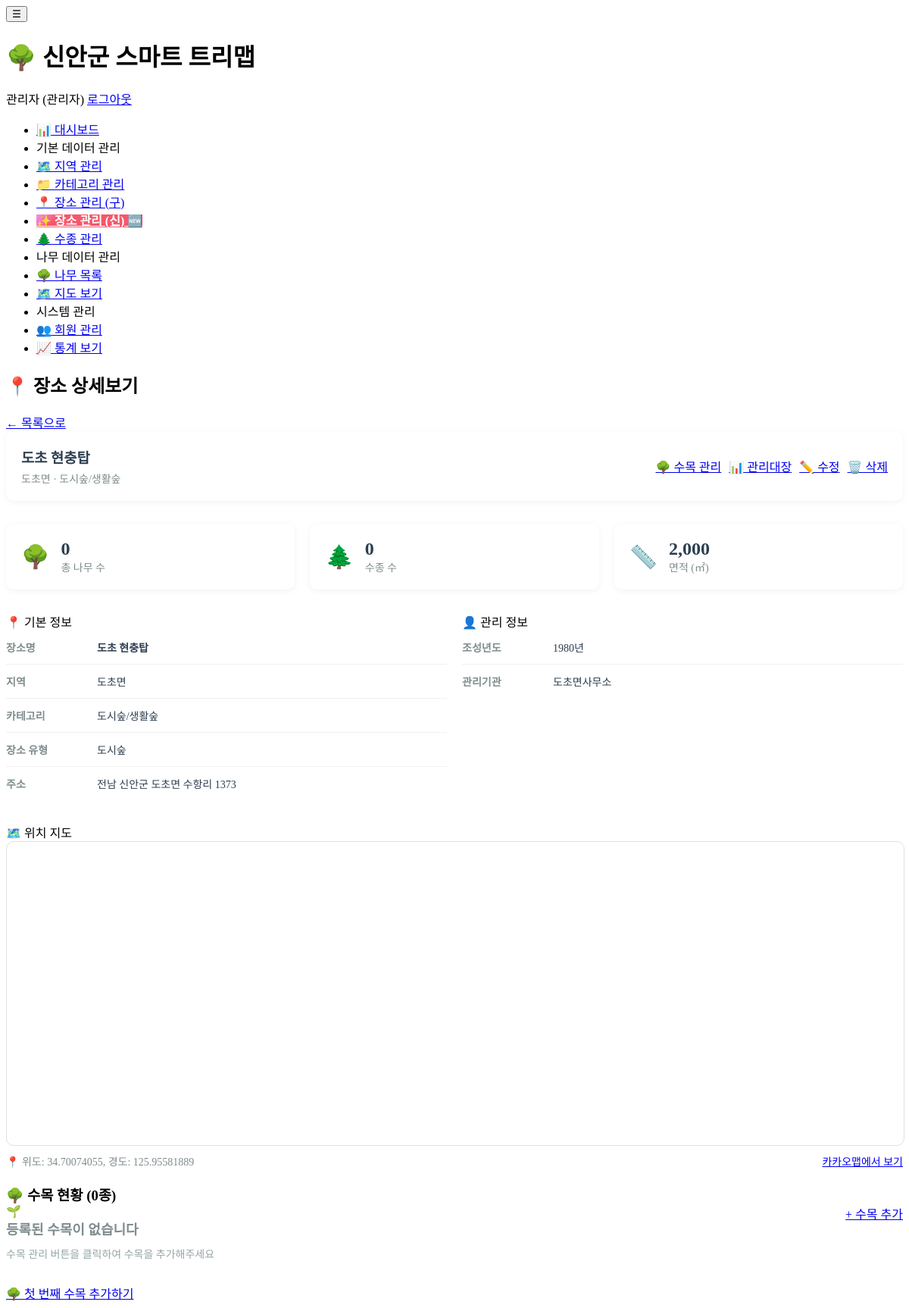
The page /admin/locations/view.php?id=31 (signed in) on the database as committed earlier.
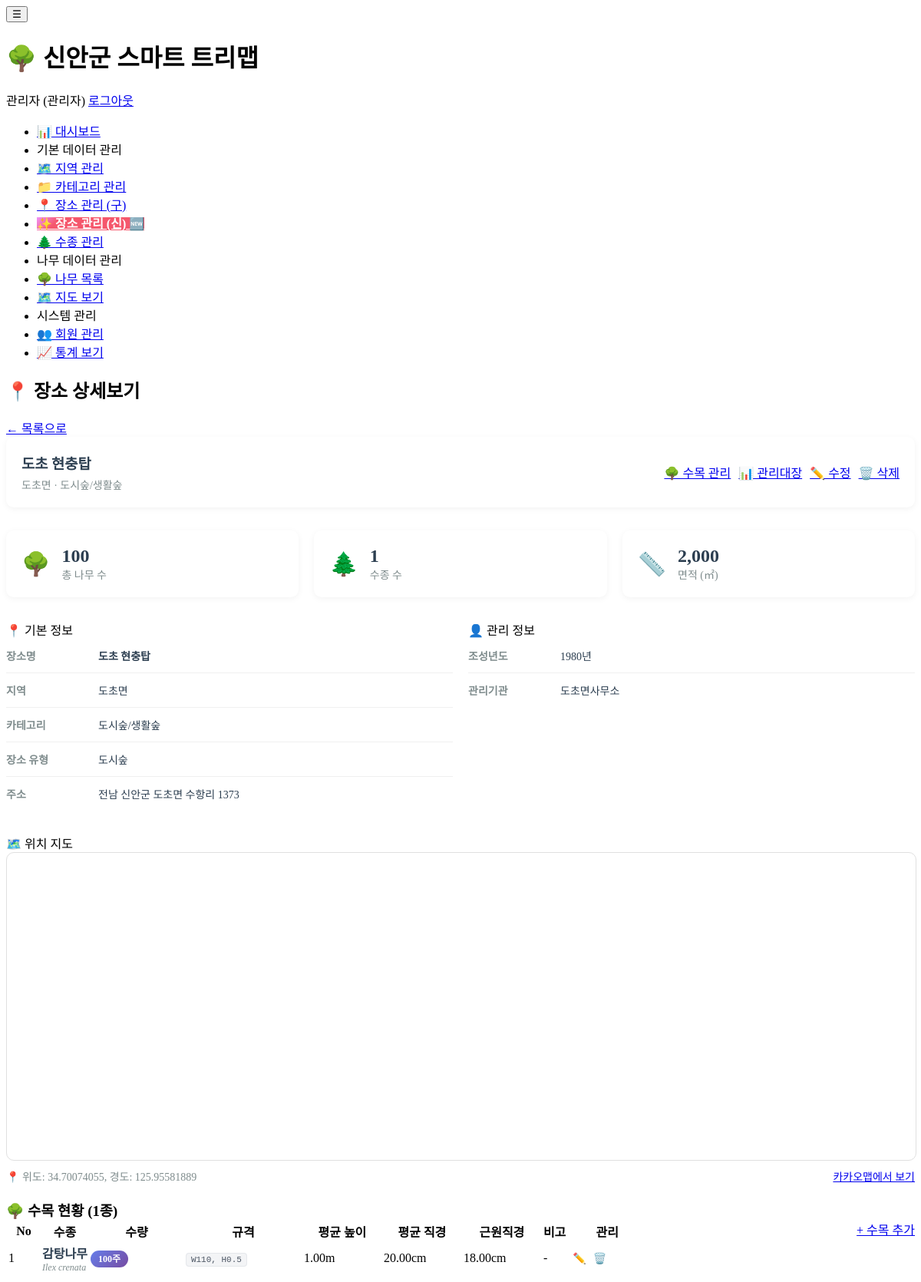
The same page on the database as committed later.
### tables this page shows
CREATE TABLE `location_trees` (
  `location_tree_id` int(11) NOT NULL COMMENT '장소별 수목 ID',
  `location_id` int(11) NOT NULL COMMENT '장소 ID',
  `species_id` int(11) NOT NULL COMMENT '수종 ID',
  `quantity` int(11) NOT NULL DEFAULT 0 COMMENT '수량(주)',
  `size_spec` varchar(50) DEFAULT NULL COMMENT '규격 (예: W110,H0.5 / R9,H2)',
  `average_height` decimal(5,2) DEFAULT NULL COMMENT '평균 높이(m)',
  `average_diameter` decimal(5,2) DEFAULT NULL COMMENT '평균 직경(cm)',
  `root_diameter` decimal(5,2) DEFAULT NULL COMMENT '근원직경(cm)',
  `notes` text DEFAULT NULL COMMENT '비고',
  `created_at` timestamp NOT NULL DEFAULT current_timestamp() COMMENT '생성일시',
  `updated_at` timestamp NOT NULL DEFAULT current_timestamp() ON UPDATE current_timestamp() COMMENT '수정일시'
);

CREATE TABLE `tree_species_master` (
  `species_id` int(11) NOT NULL,
  `scientific_name` varchar(200) NOT NULL,
  `korean_name` varchar(100) NOT NULL,
  `english_name` varchar(100) DEFAULT NULL,
  `family` varchar(100) DEFAULT NULL COMMENT '����',
  `genus` varchar(100) DEFAULT NULL COMMENT '�Ӹ�',
  `characteristics` text DEFAULT NULL COMMENT 'Ư¡',
  `growth_info` text DEFAULT NULL COMMENT '���� ����',
  `care_guide` text DEFAULT NULL COMMENT '���� ���̵�',
  `thumbnail_url` varchar(500) DEFAULT NULL,
  `created_at` timestamp NOT NULL DEFAULT current_timestamp()
);

### admin/locations/view.php (the view, shortened to what the changed rows need)
<?php
$database = new Database();
$db = $database->getConnection();
$location_id = isset($_GET['id']) ? (int)$_GET['id'] : 0;
$query = "SELECT l.*,
          c.category_name,
          r.region_name,
          COUNT(DISTINCT lt.species_id) as species_count,
          COALESCE(SUM(lt.quantity), 0) as total_trees
          FROM locations l
          LEFT JOIN categories c ON l.category_id = c.category_id
          LEFT JOIN regions r ON l.region_id = r.region_id
          LEFT JOIN location_trees lt ON l.location_id = lt.location_id
          WHERE l.location_id = :location_id
          GROUP BY l.location_id";
$stmt = $db->prepare($query);
$stmt->bindParam(':location_id', $location_id);
$stmt->execute();
$location = $stmt->fetch();
$trees_query = "SELECT
                lt.location_tree_id,
                lt.species_id,
                lt.quantity,
                lt.size_spec,
                lt.average_height,
                lt.average_diameter,
                lt.root_diameter,
                lt.notes,
                s.korean_name,
                s.scientific_name
                FROM location_trees lt
                JOIN tree_species_master s ON lt.species_id = s.species_id
                WHERE lt.location_id = :location_id
                ORDER BY lt.quantity DESC, s.korean_name ASC";
$trees_stmt = $db->prepare($trees_query);
$trees_stmt->bindParam(':location_id', $location_id);
$trees_stmt->execute();
$trees = $trees_stmt->fetchAll();
include '../../includes/header.php';
?>
<link rel="stylesheet" href="https://cdn.jsdelivr.net/npm/pannellum@2.5.6/build/pannellum.css"/>
<div class="page-header">
    <h2>📍 장소 상세보기</h2>
</div>
<div class="stats-grid">
    <div class="stat-card">
        <div class="stat-info">
            <h3><?php echo number_format($location['total_trees']); ?></h3>
            <p>총 나무 수</p>
        </div>
    </div>
    <div class="stat-card">
        <div class="stat-info">
            <h3><?php echo number_format($location['species_count']); ?></h3>
            <p>수종 수</p>
        </div>
    </div>
</div>
<div class="card">
    <div class="card-header">
        <h3 class="card-title" style="margin: 0;">🌳 수목 현황 (<?php echo count($trees); ?>종)</h3>
        <a href="manage_trees.php?location_id=<?php echo $location_id; ?>" class="btn btn-success" style="float: right;">
            + 수목 추가
        </a>
    </div>
    <div class="card-body">
        <?php if (count($trees) > 0): ?>
        <div class="table-responsive">
            <table>
                <thead>
                    <tr>
                        <th style="width: 40px;">No</th>
                        <th>수종</th>
                        <th style="width: 120px;">수량</th>
                        <th style="width: 150px;">규격</th>
                        <th style="width: 100px;">평균 높이</th>
                        <th style="width: 100px;">평균 직경</th>
                        <th style="width: 100px;">근원직경</th>
                        <th>비고</th>
                        <th style="width: 100px;">관리</th>
                    </tr>
                </thead>
                <tbody>
                    <?php
                    $index = 1;
                    foreach ($trees as $tree):
                    ?>
                    <tr>
                        <td><?php echo $index++; ?></td>
                        <td>
                            <div class="species-name"><?php echo htmlspecialchars($tree['korean_name']); ?></div>
                            <?php if ($tree['scientific_name']): ?>
                            <div class="scientific-name"><?php echo htmlspecialchars($tree['scientific_name']); ?></div>
                            <?php endif; ?>
                        </td>
                        <td>
                            <span class="quantity-badge">
                                <?php echo number_format($tree['quantity']); ?>주
                            </span>
                        </td>
                        <td>
                            <?php if ($tree['size_spec']): ?>
                                <span class="size-spec"><?php echo htmlspecialchars($tree['size_spec']); ?></span>
                            <?php else: ?>
                                <span style="color: #95a5a6;">-</span>
                            <?php endif; ?>
                        </td>
                        <td><?php echo $tree['average_height'] ? number_format($tree['average_height'], 2) . 'm' : '-'; ?></td>
                        <td><?php echo $tree['average_diameter'] ? number_format($tree['average_diameter'], 2) . 'cm' : '-'; ?></td>
                        <td><?php echo $tree['root_diameter'] ? number_format($tree['root_diameter'], 2) . 'cm' : '-'; ?></td>
                        <td style="max-width: 200px; overflow: hidden; text-overflow: ellipsis; white-space: nowrap;">
                            <?php echo $tree['notes'] ? htmlspecialchars($tree['notes']) : '-'; ?>
                        </td>
                        <td>
                            <a href="manage_trees.php?location_id=<?php echo $location_id; ?>&edit=<?php echo $tree['location_tree_id']; ?>"
                            class="action-icon" title="수정">✏️</a>
                            <a href="manage_trees.php?location_id=<?php echo $location_id; ?>&delete=<?php echo $tree['location_tree_id']; ?>"
                            class="action-icon" title="삭제"
                            onclick="return confirm('이 수목 데이터를 삭제하시겠습니까?')">🗑️</a>
                        </td>
                    </tr>
                    <?php endforeach; ?>
                </tbody>
            </table>
        </div>
        <?php else: ?>
        <div class="empty-state">
            <div class="empty-icon">🌱</div>
            <div style="font-size: 18px; font-weight: 600; margin-bottom: 10px; color: #7f8c8d;">
                등록된 수목이 없습니다
            </div>
            <div style="font-size: 14px; color: #95a5a6; margin-bottom: 30px;">
                수목 관리 버튼을 클릭하여 수목을 추가해주세요
            </div>
            <a href="manage_trees.php?location_id=<?php echo $location_id; ?>" class="btn btn-success">
                🌳 첫 번째 수목 추가하기
            </a>
        </div>
        <?php endif; ?>
    </div>
</div>
<?php include '../../includes/footer.php'; ?>

Rows that differ between the two databases and show on the page:
added location_trees: species.korean_name "감탕나무", species.scientific_name "Ilex crenata", quantity "100", size_spec "W110, H0.5", average_height "1.00", average_diameter "20.00", root_diameter "18.00"
Other text that changed with them:
$location['total_trees']: "0" → "100"
$location['species_count']: "0" → "1"
count($trees): "0" → "1"
text no longer shown: "🌱 등록된 수목이 없습니다 수목 관리 버튼을 클릭하여 수목을 추가해주세요 🌳 첫 번째 수목 추가하기"
text now shown: "No 수종 수량 규격 평균 높이 평균 직경 근원직경 비고 관리"
